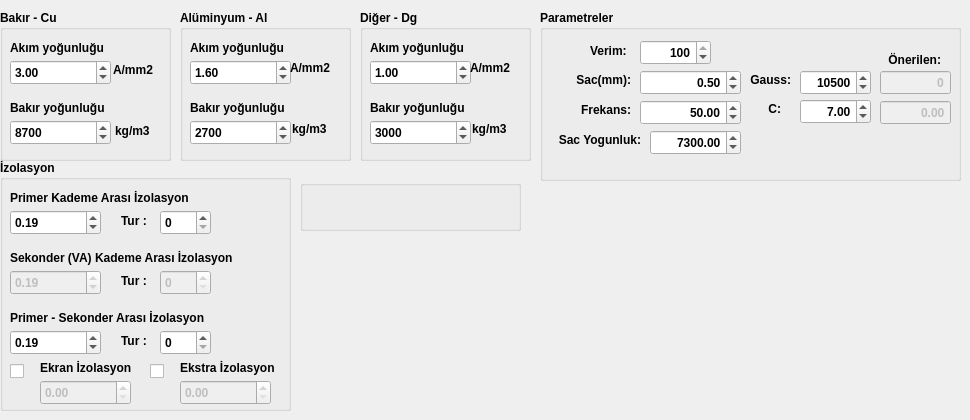
    <widget class="QWidget" name="izolasyon_m_h">
     <widget class="QGroupBox" name="groupBox_17">
      <property name="geometry">
       <rect>
        <x>0</x>
        <y>160</y>
        <width>291</width>
        <height>251</height>
       </rect>
      </property>
      <property name="font">
       <font>
        <weight>75</weight>
        <bold>true</bold>
       </font>
      </property>
      <property name="title">
       <string>İzolasyon</string>
      </property>
      <widget class="QDoubleSpinBox" name="doubleSpinBox_primer_izo_deg">
       <property name="geometry">
        <rect>
         <x>10</x>
         <y>50</y>
         <width>91</width>
         <height>25</height>
        </rect>
       </property>
       <property name="value">
        <double>0.190000000000000</double>
       </property>
      </widget>
      <widget class="QLabel" name="label_78">
       <property name="geometry">
        <rect>
         <x>10</x>
         <y>30</y>
         <width>211</width>
         <height>16</height>
        </rect>
       </property>
       <property name="text">
        <string>Primer Kademe Arası İzolasyon</string>
       </property>
      </widget>
      <widget class="QDoubleSpinBox" name="doubleSpinBox_sekonder_izo_deg">
       <property name="enabled">
        <bool>false</bool>
       </property>
       <property name="geometry">
        <rect>
         <x>10</x>
         <y>110</y>
         <width>91</width>
         <height>25</height>
        </rect>
       </property>
       <property name="value">
        <double>0.190000000000000</double>
       </property>
      </widget>
      <widget class="QLabel" name="label_79">
       <property name="geometry">
        <rect>
         <x>10</x>
         <y>90</y>
         <width>261</width>
         <height>16</height>
        </rect>
       </property>
       <property name="text">
        <string>Sekonder (VA) Kademe Arası İzolasyon</string>
       </property>
      </widget>
      <widget class="QDoubleSpinBox" name="doubleSpinBox_pri_sek_izo_deg">
       <property name="enabled">
        <bool>true</bool>
       </property>
       <property name="geometry">
        <rect>
         <x>10</x>
         <y>170</y>
         <width>91</width>
         <height>25</height>
        </rect>
       </property>
       <property name="value">
        <double>0.190000000000000</double>
       </property>
      </widget>
      <widget class="QLabel" name="label_80">
       <property name="geometry">
        <rect>
         <x>10</x>
         <y>150</y>
         <width>291</width>
         <height>16</height>
        </rect>
       </property>
       <property name="text">
        <string>Primer - Sekonder Arası İzolasyon</string>
       </property>
      </widget>
      <widget class="QLabel" name="label_81">
       <property name="geometry">
        <rect>
         <x>40</x>
         <y>200</y>
         <width>111</width>
         <height>16</height>
        </rect>
       </property>
       <property name="text">
        <string>Ekran İzolasyon</string>
       </property>
      </widget>
      <widget class="QDoubleSpinBox" name="doubleSpinBox_ekran_izo_deg">
       <property name="enabled">
        <bool>false</bool>
       </property>
       <property name="geometry">
        <rect>
         <x>40</x>
         <y>220</y>
         <width>91</width>
         <height>25</height>
        </rect>
       </property>
       <property name="value">
        <double>0.000000000000000</double>
       </property>
      </widget>
      <widget class="QDoubleSpinBox" name="doubleSpinBox_ekstra_izo_deg">
       <property name="enabled">
        <bool>false</bool>
       </property>
       <property name="geometry">
        <rect>
         <x>180</x>
         <y>220</y>
         <width>91</width>
         <height>25</height>
        </rect>
       </property>
       <property name="value">
        <double>0.000000000000000</double>
       </property>
      </widget>
      <widget class="QLabel" name="label_82">
       <property name="geometry">
        <rect>
         <x>180</x>
         <y>200</y>
         <width>111</width>
         <height>16</height>
        </rect>
       </property>
       <property name="text">
        <string>Ekstra İzolasyon</string>
       </property>
      </widget>
      <widget class="QDoubleSpinBox" name="doubleSpinBox_primer_izo_tur">
       <property name="geometry">
        <rect>
         <x>160</x>
         <y>50</y>
         <width>51</width>
         <height>25</height>
        </rect>
       </property>
       <property name="decimals">
        <number>0</number>
       </property>
      </widget>
      <widget class="QLabel" name="label_83">
       <property name="geometry">
        <rect>
         <x>121</x>
         <y>53</y>
         <width>31</width>
         <height>16</height>
        </rect>
       </property>
       <property name="text">
        <string>Tur : </string>
       </property>
      </widget>
      <widget class="QDoubleSpinBox" name="doubleSpinBox_sekonder_izo_tur">
       <property name="enabled">
        <bool>false</bool>
       </property>
       <property name="geometry">
        <rect>
         <x>160</x>
         <y>110</y>
         <width>51</width>
         <height>25</height>
        </rect>
       </property>
       <property name="decimals">
        <number>0</number>
       </property>
      </widget>
      <widget class="QLabel" name="label_114">
       <property name="geometry">
        <rect>
         <x>121</x>
         <y>113</y>
         <width>31</width>
         <height>16</height>
        </rect>
       </property>
       <property name="text">
        <string>Tur : </string>
       </property>
      </widget>
      <widget class="QDoubleSpinBox" name="doubleSpinBox_pri_sek_izo_tur">
       <property name="enabled">
        <bool>true</bool>
       </property>
       <property name="geometry">
        <rect>
         <x>160</x>
         <y>170</y>
         <width>51</width>
         <height>25</height>
        </rect>
       </property>
       <property name="decimals">
        <number>0</number>
       </property>
      </widget>
      <widget class="QLabel" name="label_166">
       <property name="geometry">
        <rect>
         <x>121</x>
         <y>173</y>
         <width>31</width>
         <height>16</height>
        </rect>
       </property>
       <property name="text">
        <string>Tur : </string>
       </property>
      </widget>
      <widget class="QCheckBox" name="checkBox_ekran_sec">
       <property name="geometry">
        <rect>
         <x>10</x>
         <y>200</y>
         <width>31</width>
         <height>22</height>
        </rect>
       </property>
       <property name="text">
        <string/>
       </property>
      </widget>
      <widget class="QCheckBox" name="checkBox_ekstra">
       <property name="geometry">
        <rect>
         <x>150</x>
         <y>200</y>
         <width>31</width>
         <height>22</height>
        </rect>
       </property>
       <property name="text">
        <string/>
       </property>
      </widget>
     </widget>
     <widget class="QGroupBox" name="groupBox_3">
      <property name="geometry">
       <rect>
        <x>540</x>
        <y>10</y>
        <width>421</width>
        <height>171</height>
       </rect>
      </property>
      <property name="font">
       <font>
        <weight>75</weight>
        <bold>true</bold>
       </font>
      </property>
      <property name="title">
       <string>Parametreler</string>
      </property>
      <widget class="QDoubleSpinBox" name="doubleSpinBox_sac">
       <property name="geometry">
        <rect>
         <x>100</x>
         <y>60</y>
         <width>101</width>
         <height>25</height>
        </rect>
       </property>
       <property name="font">
        <font>
         <weight>75</weight>
         <bold>true</bold>
        </font>
       </property>
       <property name="layoutDirection">
        <enum>Qt::LeftToRight</enum>
       </property>
       <property name="autoFillBackground">
        <bool>false</bool>
       </property>
       <property name="alignment">
        <set>Qt::AlignRight|Qt::AlignTrailing|Qt::AlignVCenter</set>
       </property>
       <property name="singleStep">
        <double>0.050000000000000</double>
       </property>
       <property name="value">
        <double>0.500000000000000</double>
       </property>
      </widget>
      <widget class="QLabel" name="label_4">
       <property name="geometry">
        <rect>
         <x>20</x>
         <y>60</y>
         <width>71</width>
         <height>20</height>
        </rect>
       </property>
       <property name="text">
        <string>Sac(mm):</string>
       </property>
       <property name="alignment">
        <set>Qt::AlignRight|Qt::AlignTrailing|Qt::AlignVCenter</set>
       </property>
      </widget>
      <widget class="QLabel" name="label_5">
       <property name="geometry">
        <rect>
         <x>200</x>
         <y>60</y>
         <width>51</width>
         <height>20</height>
        </rect>
       </property>
       <property name="layoutDirection">
        <enum>Qt::RightToLeft</enum>
       </property>
       <property name="text">
        <string>Gauss:</string>
       </property>
       <property name="alignment">
        <set>Qt::AlignRight|Qt::AlignTrailing|Qt::AlignVCenter</set>
       </property>
      </widget>
      <widget class="QDoubleSpinBox" name="doubleSpinBox_gauss">
       <property name="geometry">
        <rect>
         <x>260</x>
         <y>60</y>
         <width>71</width>
         <height>25</height>
        </rect>
       </property>
       <property name="font">
        <font>
         <weight>75</weight>
         <bold>true</bold>
        </font>
       </property>
       <property name="layoutDirection">
        <enum>Qt::LeftToRight</enum>
       </property>
       <property name="autoFillBackground">
        <bool>false</bool>
       </property>
       <property name="alignment">
        <set>Qt::AlignRight|Qt::AlignTrailing|Qt::AlignVCenter</set>
       </property>
       <property name="decimals">
        <number>0</number>
       </property>
       <property name="maximum">
        <double>999999.000000000000000</double>
       </property>
       <property name="singleStep">
        <double>250.000000000000000</double>
       </property>
       <property name="value">
        <double>10500.000000000000000</double>
       </property>
      </widget>
      <widget class="QDoubleSpinBox" name="doubleSpinBox_frekans">
       <property name="geometry">
        <rect>
         <x>100</x>
         <y>90</y>
         <width>101</width>
         <height>25</height>
        </rect>
       </property>
       <property name="font">
        <font>
         <weight>75</weight>
         <bold>true</bold>
        </font>
       </property>
       <property name="layoutDirection">
        <enum>Qt::LeftToRight</enum>
       </property>
       <property name="autoFillBackground">
        <bool>false</bool>
       </property>
       <property name="alignment">
        <set>Qt::AlignRight|Qt::AlignTrailing|Qt::AlignVCenter</set>
       </property>
       <property name="value">
        <double>50.000000000000000</double>
       </property>
      </widget>
      <widget class="QLabel" name="label_6">
       <property name="geometry">
        <rect>
         <x>30</x>
         <y>90</y>
         <width>61</width>
         <height>20</height>
        </rect>
       </property>
       <property name="text">
        <string>Frekans:</string>
       </property>
       <property name="alignment">
        <set>Qt::AlignRight|Qt::AlignTrailing|Qt::AlignVCenter</set>
       </property>
      </widget>
      <widget class="QLabel" name="label_7">
       <property name="geometry">
        <rect>
         <x>190</x>
         <y>89</y>
         <width>51</width>
         <height>20</height>
        </rect>
       </property>
       <property name="layoutDirection">
        <enum>Qt::RightToLeft</enum>
       </property>
       <property name="text">
        <string>C:</string>
       </property>
       <property name="alignment">
        <set>Qt::AlignRight|Qt::AlignTrailing|Qt::AlignVCenter</set>
       </property>
      </widget>
      <widget class="QDoubleSpinBox" name="doubleSpinBox_c">
       <property name="geometry">
        <rect>
         <x>260</x>
         <y>89</y>
         <width>71</width>
         <height>25</height>
        </rect>
       </property>
       <property name="font">
        <font>
         <weight>75</weight>
         <bold>true</bold>
        </font>
       </property>
       <property name="layoutDirection">
        <enum>Qt::LeftToRight</enum>
       </property>
       <property name="autoFillBackground">
        <bool>false</bool>
       </property>
       <property name="alignment">
        <set>Qt::AlignRight|Qt::AlignTrailing|Qt::AlignVCenter</set>
       </property>
       <property name="value">
        <double>7.000000000000000</double>
       </property>
      </widget>
      <widget class="QDoubleSpinBox" name="doubleSpinBox_c2">
       <property name="enabled">
        <bool>false</bool>
       </property>
       <property name="geometry">
        <rect>
         <x>340</x>
         <y>90</y>
         <width>71</width>
         <height>25</height>
        </rect>
       </property>
       <property name="font">
        <font>
         <weight>75</weight>
         <bold>true</bold>
        </font>
       </property>
       <property name="layoutDirection">
        <enum>Qt::LeftToRight</enum>
       </property>
       <property name="autoFillBackground">
        <bool>false</bool>
       </property>
       <property name="alignment">
        <set>Qt::AlignRight|Qt::AlignTrailing|Qt::AlignVCenter</set>
       </property>
       <property name="buttonSymbols">
        <enum>QAbstractSpinBox::NoButtons</enum>
       </property>
      </widget>
      <widget class="QDoubleSpinBox" name="doubleSpinBox_gauss2">
       <property name="enabled">
        <bool>false</bool>
       </property>
       <property name="geometry">
        <rect>
         <x>340</x>
         <y>60</y>
         <width>71</width>
         <height>25</height>
        </rect>
       </property>
       <property name="font">
        <font>
         <weight>75</weight>
         <bold>true</bold>
        </font>
       </property>
       <property name="layoutDirection">
        <enum>Qt::LeftToRight</enum>
       </property>
       <property name="autoFillBackground">
        <bool>false</bool>
       </property>
       <property name="alignment">
        <set>Qt::AlignRight|Qt::AlignTrailing|Qt::AlignVCenter</set>
       </property>
       <property name="buttonSymbols">
        <enum>QAbstractSpinBox::NoButtons</enum>
       </property>
       <property name="decimals">
        <number>0</number>
       </property>
       <property name="maximum">
        <double>999999.000000000000000</double>
       </property>
      </widget>
      <widget class="QLabel" name="label_113">
       <property name="geometry">
        <rect>
         <x>340</x>
         <y>40</y>
         <width>61</width>
         <height>20</height>
        </rect>
       </property>
       <property name="layoutDirection">
        <enum>Qt::RightToLeft</enum>
       </property>
       <property name="text">
        <string>Önerilen:</string>
       </property>
       <property name="alignment">
        <set>Qt::AlignRight|Qt::AlignTrailing|Qt::AlignVCenter</set>
       </property>
      </widget>
      <widget class="QLabel" name="label_59">
       <property name="geometry">
        <rect>
         <x>50</x>
         <y>30</y>
         <width>41</width>
         <height>21</height>
        </rect>
       </property>
       <property name="text">
        <string>Verim:</string>
       </property>
      </widget>
      <widget class="QDoubleSpinBox" name="doubleSpinBox_karkas_verim">
       <property name="geometry">
        <rect>
         <x>100</x>
         <y>30</y>
         <width>71</width>
         <height>25</height>
        </rect>
       </property>
       <property name="font">
        <font>
         <weight>75</weight>
         <bold>true</bold>
        </font>
       </property>
       <property name="layoutDirection">
        <enum>Qt::LeftToRight</enum>
       </property>
       <property name="autoFillBackground">
        <bool>false</bool>
       </property>
       <property name="alignment">
        <set>Qt::AlignRight|Qt::AlignTrailing|Qt::AlignVCenter</set>
       </property>
       <property name="decimals">
        <number>0</number>
       </property>
       <property name="maximum">
        <double>100.000000000000000</double>
       </property>
       <property name="singleStep">
        <double>1.000000000000000</double>
       </property>
       <property name="value">
        <double>100.000000000000000</double>
       </property>
      </widget>
      <widget class="QLabel" name="label_138">
       <property name="geometry">
        <rect>
         <x>0</x>
         <y>120</y>
         <width>101</width>
         <height>20</height>
        </rect>
       </property>
       <property name="text">
        <string>Sac Yogunluk:</string>
       </property>
       <property name="alignment">
        <set>Qt::AlignRight|Qt::AlignTrailing|Qt::AlignVCenter</set>
       </property>
      </widget>
      <widget class="QDoubleSpinBox" name="doubleSpinBox_sacYogunluk">
       <property name="enabled">
        <bool>true</bool>
       </property>
       <property name="geometry">
        <rect>
         <x>110</x>
         <y>120</y>
         <width>91</width>
         <height>25</height>
        </rect>
       </property>
       <property name="palette">
        <palette>
         <active>
          <colorrole role="Dark">
           <brush brushstyle="SolidPattern">
            <color alpha="255">
             <red>190</red>
             <green>190</green>
             <blue>190</blue>
            </color>
           </brush>
          </colorrole>
          <colorrole role="Text">
           <brush brushstyle="SolidPattern">
            <color alpha="255">
             <red>0</red>
             <green>0</green>
             <blue>0</blue>
            </color>
           </brush>
          </colorrole>
          <colorrole role="PlaceholderText">
           <brush brushstyle="SolidPattern">
            <color alpha="128">
             <red>0</red>
             <green>0</green>
             <blue>0</blue>
            </color>
           </brush>
          </colorrole>
         </active>
         <inactive>
          <colorrole role="Dark">
           <brush brushstyle="SolidPattern">
            <color alpha="255">
             <red>190</red>
             <green>190</green>
             <blue>190</blue>
            </color>
           </brush>
          </colorrole>
          <colorrole role="Text">
           <brush brushstyle="SolidPattern">
            <color alpha="255">
             <red>0</red>
             <green>0</green>
             <blue>0</blue>
            </color>
           </brush>
          </colorrole>
          <colorrole role="PlaceholderText">
           <brush brushstyle="SolidPattern">
            <color alpha="128">
             <red>0</red>
             <green>0</green>
             <blue>0</blue>
            </color>
           </brush>
          </colorrole>
         </inactive>
         <disabled>
          <colorrole role="Dark">
           <brush brushstyle="SolidPattern">
            <color alpha="255">
             <red>190</red>
             <green>190</green>
             <blue>190</blue>
            </color>
           </brush>
          </colorrole>
          <colorrole role="Text">
           <brush brushstyle="SolidPattern">
            <color alpha="255">
             <red>0</red>
             <green>0</green>
             <blue>0</blue>
            </color>
           </brush>
          </colorrole>
          <colorrole role="PlaceholderText">
           <brush brushstyle="SolidPattern">
            <color alpha="128">
             <red>0</red>
             <green>0</green>
             <blue>0</blue>
            </color>
           </brush>
          </colorrole>
         </disabled>
        </palette>
       </property>
       <property name="font">
        <font>
         <weight>75</weight>
         <bold>true</bold>
        </font>
       </property>
       <property name="layoutDirection">
        <enum>Qt::LeftToRight</enum>
       </property>
       <property name="autoFillBackground">
        <bool>false</bool>
       </property>
       <property name="alignment">
        <set>Qt::AlignRight|Qt::AlignTrailing|Qt::AlignVCenter</set>
       </property>
       <property name="buttonSymbols">
        <enum>QAbstractSpinBox::UpDownArrows</enum>
       </property>
       <property name="decimals">
        <number>2</number>
       </property>
       <property name="maximum">
        <double>99999.000000000000000</double>
       </property>
       <property name="singleStep">
        <double>50.000000000000000</double>
       </property>
       <property name="value">
        <double>7300.000000000000000</double>
       </property>
      </widget>
     </widget>
     <widget class="QGroupBox" name="groupBox_54">
      <property name="geometry">
       <rect>
        <x>360</x>
        <y>10</y>
        <width>171</width>
        <height>151</height>
       </rect>
      </property>
      <property name="sizePolicy">
       <sizepolicy hsizetype="Preferred" vsizetype="Preferred">
        <horstretch>0</horstretch>
        <verstretch>0</verstretch>
       </sizepolicy>
      </property>
      <property name="font">
       <font>
        <weight>75</weight>
        <bold>true</bold>
       </font>
      </property>
      <property name="title">
       <string>Diğer - Dg</string>
      </property>
      <widget class="QLabel" name="label_91">
       <property name="geometry">
        <rect>
         <x>10</x>
         <y>30</y>
         <width>111</width>
         <height>16</height>
        </rect>
       </property>
       <property name="text">
        <string>Akım yoğunluğu</string>
       </property>
       <property name="textFormat">
        <enum>Qt::RichText</enum>
       </property>
       <property name="scaledContents">
        <bool>false</bool>
       </property>
      </widget>
      <widget class="QDoubleSpinBox" name="doubleSpinBox_64">
       <property name="geometry">
        <rect>
         <x>10</x>
         <y>50</y>
         <width>101</width>
         <height>25</height>
        </rect>
       </property>
       <property name="decimals">
        <number>2</number>
       </property>
       <property name="singleStep">
        <double>0.050000000000000</double>
       </property>
       <property name="value">
        <double>1.000000000000000</double>
       </property>
      </widget>
      <widget class="QLabel" name="label_92">
       <property name="geometry">
        <rect>
         <x>10</x>
         <y>90</y>
         <width>111</width>
         <height>16</height>
        </rect>
       </property>
       <property name="text">
        <string>Bakır yoğunluğu</string>
       </property>
       <property name="textFormat">
        <enum>Qt::RichText</enum>
       </property>
       <property name="scaledContents">
        <bool>false</bool>
       </property>
      </widget>
      <widget class="QDoubleSpinBox" name="doubleSpinBox_65">
       <property name="geometry">
        <rect>
         <x>10</x>
         <y>110</y>
         <width>101</width>
         <height>25</height>
        </rect>
       </property>
       <property name="decimals">
        <number>0</number>
       </property>
       <property name="maximum">
        <double>99999.000000000000000</double>
       </property>
       <property name="value">
        <double>3000.000000000000000</double>
       </property>
      </widget>
      <widget class="QLabel" name="label_93">
       <property name="geometry">
        <rect>
         <x>110</x>
         <y>50</y>
         <width>51</width>
         <height>16</height>
        </rect>
       </property>
       <property name="text">
        <string>A/mm2</string>
       </property>
       <property name="textFormat">
        <enum>Qt::RichText</enum>
       </property>
       <property name="scaledContents">
        <bool>false</bool>
       </property>
      </widget>
      <widget class="QLabel" name="label_94">
       <property name="geometry">
        <rect>
         <x>112</x>
         <y>111</y>
         <width>51</width>
         <height>16</height>
        </rect>
       </property>
       <property name="text">
        <string>kg/m3</string>
       </property>
       <property name="textFormat">
        <enum>Qt::RichText</enum>
       </property>
       <property name="scaledContents">
        <bool>false</bool>
       </property>
      </widget>
     </widget>
     <widget class="QGroupBox" name="groupBox_53">
      <property name="geometry">
       <rect>
        <x>180</x>
        <y>10</y>
        <width>171</width>
        <height>151</height>
       </rect>
      </property>
      <property name="sizePolicy">
       <sizepolicy hsizetype="Preferred" vsizetype="Preferred">
        <horstretch>0</horstretch>
        <verstretch>0</verstretch>
       </sizepolicy>
      </property>
      <property name="font">
       <font>
        <weight>75</weight>
        <bold>true</bold>
       </font>
      </property>
      <property name="title">
       <string>Alüminyum - Al</string>
      </property>
      <widget class="QLabel" name="label_85">
       <property name="geometry">
        <rect>
         <x>10</x>
         <y>30</y>
         <width>111</width>
         <height>16</height>
        </rect>
       </property>
       <property name="text">
        <string>Akım yoğunluğu</string>
       </property>
       <property name="textFormat">
        <enum>Qt::RichText</enum>
       </property>
       <property name="scaledContents">
        <bool>false</bool>
       </property>
      </widget>
      <widget class="QDoubleSpinBox" name="doubleSpinBox_62">
       <property name="geometry">
        <rect>
         <x>10</x>
         <y>50</y>
         <width>101</width>
         <height>25</height>
        </rect>
       </property>
       <property name="decimals">
        <number>2</number>
       </property>
       <property name="singleStep">
        <double>0.050000000000000</double>
       </property>
       <property name="value">
        <double>1.600000000000000</double>
       </property>
      </widget>
      <widget class="QLabel" name="label_86">
       <property name="geometry">
        <rect>
         <x>10</x>
         <y>90</y>
         <width>111</width>
         <height>16</height>
        </rect>
       </property>
       <property name="text">
        <string>Bakır yoğunluğu</string>
       </property>
       <property name="textFormat">
        <enum>Qt::RichText</enum>
       </property>
       <property name="scaledContents">
        <bool>false</bool>
       </property>
      </widget>
      <widget class="QDoubleSpinBox" name="doubleSpinBox_63">
       <property name="geometry">
        <rect>
         <x>10</x>
         <y>110</y>
         <width>101</width>
         <height>25</height>
        </rect>
       </property>
       <property name="decimals">
        <number>0</number>
       </property>
       <property name="maximum">
        <double>99999.000000000000000</double>
       </property>
       <property name="value">
        <double>2700.000000000000000</double>
       </property>
      </widget>
      <widget class="QLabel" name="label_90">
       <property name="geometry">
        <rect>
         <x>110</x>
         <y>50</y>
         <width>51</width>
         <height>16</height>
        </rect>
       </property>
       <property name="text">
        <string>A/mm2</string>
       </property>
       <property name="textFormat">
        <enum>Qt::RichText</enum>
       </property>
       <property name="scaledContents">
        <bool>false</bool>
       </property>
      </widget>
      <widget class="QLabel" name="label_89">
       <property name="geometry">
        <rect>
         <x>112</x>
         <y>111</y>
         <width>51</width>
         <height>16</height>
        </rect>
       </property>
       <property name="text">
        <string>kg/m3</string>
       </property>
       <property name="textFormat">
        <enum>Qt::RichText</enum>
       </property>
       <property name="scaledContents">
        <bool>false</bool>
       </property>
      </widget>
     </widget>
     <widget class="QGroupBox" name="groupBox_52">
      <property name="geometry">
       <rect>
        <x>0</x>
        <y>10</y>
        <width>171</width>
        <height>151</height>
       </rect>
      </property>
      <property name="sizePolicy">
       <sizepolicy hsizetype="Preferred" vsizetype="Preferred">
        <horstretch>0</horstretch>
        <verstretch>0</verstretch>
       </sizepolicy>
      </property>
      <property name="font">
       <font>
        <weight>75</weight>
        <bold>true</bold>
       </font>
      </property>
      <property name="title">
       <string>Bakır - Cu</string>
      </property>
      <widget class="QLabel" name="label_62">
       <property name="geometry">
        <rect>
         <x>10</x>
         <y>30</y>
         <width>111</width>
         <height>16</height>
        </rect>
       </property>
       <property name="text">
        <string>Akım yoğunluğu</string>
       </property>
       <property name="textFormat">
        <enum>Qt::RichText</enum>
       </property>
       <property name="scaledContents">
        <bool>false</bool>
       </property>
      </widget>
      <widget class="QDoubleSpinBox" name="doubleSpinBox_58">
       <property name="geometry">
        <rect>
         <x>10</x>
         <y>50</y>
         <width>101</width>
         <height>25</height>
        </rect>
       </property>
       <property name="decimals">
        <number>2</number>
       </property>
       <property name="singleStep">
        <double>0.050000000000000</double>
       </property>
       <property name="value">
        <double>3.000000000000000</double>
       </property>
      </widget>
      <widget class="QLabel" name="label_68">
       <property name="geometry">
        <rect>
         <x>10</x>
         <y>90</y>
         <width>111</width>
         <height>16</height>
        </rect>
       </property>
       <property name="text">
        <string>Bakır yoğunluğu</string>
       </property>
       <property name="textFormat">
        <enum>Qt::RichText</enum>
       </property>
       <property name="scaledContents">
        <bool>false</bool>
       </property>
      </widget>
      <widget class="QDoubleSpinBox" name="doubleSpinBox_59">
       <property name="geometry">
        <rect>
         <x>10</x>
         <y>110</y>
         <width>101</width>
         <height>25</height>
        </rect>
       </property>
       <property name="decimals">
        <number>0</number>
       </property>
       <property name="maximum">
        <double>99999.000000000000000</double>
       </property>
       <property name="value">
        <double>8700.000000000000000</double>
       </property>
      </widget>
      <widget class="QLabel" name="label_87">
       <property name="geometry">
        <rect>
         <x>113</x>
         <y>52</y>
         <width>51</width>
         <height>16</height>
        </rect>
       </property>
       <property name="text">
        <string>A/mm2</string>
       </property>
       <property name="textFormat">
        <enum>Qt::RichText</enum>
       </property>
       <property name="scaledContents">
        <bool>false</bool>
       </property>
      </widget>
      <widget class="QLabel" name="label_88">
       <property name="geometry">
        <rect>
         <x>115</x>
         <y>113</y>
         <width>51</width>
         <height>16</height>
        </rect>
       </property>
       <property name="text">
        <string>kg/m3</string>
       </property>
       <property name="textFormat">
        <enum>Qt::RichText</enum>
       </property>
       <property name="scaledContents">
        <bool>false</bool>
       </property>
      </widget>
     </widget>
     <widget class="QGroupBox" name="groupBox_19">
      <property name="geometry">
       <rect>
        <x>300</x>
        <y>180</y>
        <width>221</width>
        <height>51</height>
       </rect>
      </property>
      <property name="font">
       <font>
        <weight>75</weight>
        <bold>true</bold>
       </font>
      </property>
      <property name="title">
       <string/>
      </property>
     </widget>
    </widget>
